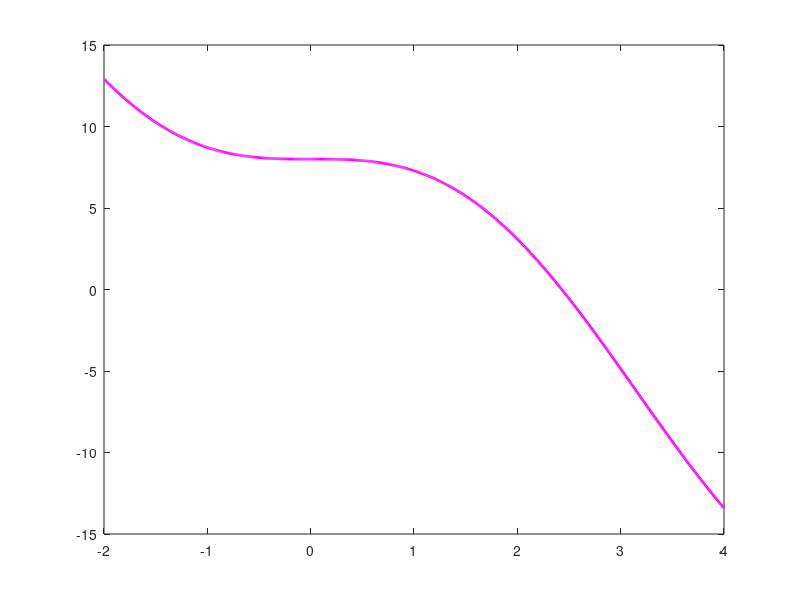

MATLAB code for this plot: (Note: this script raises an error after producing the figure.)
% Program-2:The mathlab program of FALSE POSITION Method.
clc
clear all
f=@(x) 8-4.5*(x-sin(x));
disp('-------input-------');
e1=input('Enter the 1st point:');
e2=input('Enter the 2nd point:');
if (f(e1)*f(e2))>0
 disp('There is no root in the interval')
elseif(f(e1)*f(e2))==0
 if(f(e1)==0)
 fprintf('%f is a root in the given interval\n',e1);
 else
 fprintf('%f is a root in the given interval\n',e2);
 end
else
 fprintf('There is a real root in the interval\n');
 acc=0.0001;
 disp('------output------');
 m=(e1+e2)/2;
 i=0;
 while abs(f(m))>acc
 i=i+1;
 if (f(m)*f(e1))<0
 e2=m;
 else
 e1=m;
 end
 m=(e1+e2)/2;
 fprintf('%d. root=%f\tf(root)=%f\n',i,m,f(m));
 end
 fprintf('The root of the equation is:%f\n',m)
end
%Graph of the program
x=[-2:0.01:4];
plot(x,f(x),'m','linewidth',2)
hold on
plot(m,f(m),'ob')
hold on
plot([-5,5],[0,0])
hold on
plot([0,0],[-8,6])
hold on
xlabel('X-axis','fontsize',14)
ylabel('Y-axis','fontsize',14)
grid on
title('Graph of the function vs root','fontsize',14)
legend('Graph of 8-4.5*(x-sin(x)=0','root',2)
hold off
